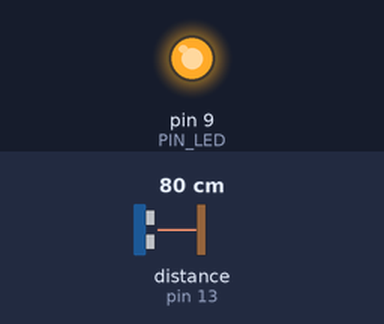
This sketch was run on a simulated Arduino Uno, built with avr-gcc and run on an emulated ATmega328P. Parts: output pins drawn as LEDs (lit = HIGH). Wiring (inferred from the names in the program): ultrasonic range finder: trigger pin 12; echo pin 13. The inputs (shaded band) are chosen by the test bench; at power-on: distance to the obstacle (sensor on pin 13) 80 cm. The echo pulse lasts 58.3 µs per cm; pins used as bus, display or sensor lines are not drawn; what the sketch prints to the serial monitor is not drawn.

Above: at 1.2 s.
1.3 s: distance to the obstacle (sensor on pin 13) set to 250 cm
4.3 s: distance to the obstacle (sensor on pin 13) set to 120 cm
Timing chart, 0 to 7.3 s (numbered marks = the images above; inputs shaded):
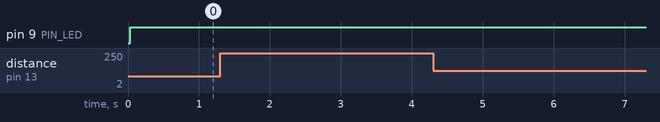

Measured:
- after the input at 1.3 s, every drawn part: stays the same
- after the input at 4.3 s, every drawn part: stays the same

The sketch:

sketch_sep24a.ino
```cpp
// Arduino pin assignment
#define PIN_LED  9
#define PIN_TRIG 12   // sonar sensor TRIGGER
#define PIN_ECHO 13   // sonar sensor ECHO

// configurable parameters
#define SND_VEL 346.0     // sound velocity (m/s)
#define INTERVAL 25       // sampling interval (msec)
#define PULSE_DURATION 10 // ultra-sound pulse duration (usec)
#define _DIST_MIN 100.0   // mm
#define _DIST_MAX 300.0   // mm

#define TIMEOUT 30000     // max echo wait (usec) ~ 5m
#define SCALE (0.001 * 0.5 * SND_VEL) // convert duration to distance (mm)

unsigned long last_sampling_time = 0;

void setup() {
  pinMode(PIN_LED, OUTPUT);
  pinMode(PIN_TRIG, OUTPUT);
  pinMode(PIN_ECHO, INPUT);
  digitalWrite(PIN_TRIG, LOW);

  Serial.begin(57600);
}

void loop() {
  if (millis() - last_sampling_time < INTERVAL) return;
  last_sampling_time = millis();

  float distance = USS_measure(PIN_TRIG, PIN_ECHO); // read distance
  int brightness = 255; // default: off

  if (distance >= _DIST_MIN && distance <= _DIST_MAX) {
    if (distance <= 200.0) {
      brightness = map((int)distance, 100, 200, 255, 0);
    } else {
      brightness = map((int)distance, 200, 300, 0, 255);
    }
  }

  analogWrite(PIN_LED, brightness);

  Serial.print("distance(mm): ");
  Serial.print(distance);
  Serial.print(" , brightness: ");
  Serial.println(brightness);
}

// get a distance reading from USS. return value is in mm.
float USS_measure(int TRIG, int ECHO) {
  digitalWrite(TRIG, LOW);
  delayMicroseconds(2);
  digitalWrite(TRIG, HIGH);
  delayMicroseconds(PULSE_DURATION);
  digitalWrite(TRIG, LOW);

  long duration = pulseIn(ECHO, HIGH, TIMEOUT); // usec
  return duration * SCALE; // mm
}
```
